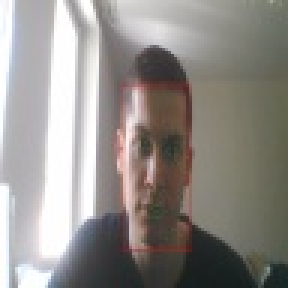
#> input picture data/gaze/p01/day01/2024_05_03-12_14_33-landmark.jpg, 96 x 96 px (shown 3 times larger)
$ python -i mpii_face_gaze_preprocessing.py   (imports and definitions only)
#> lines starting #> are read from the running program, lines starting #| are printed output that depends on the picture
from typing import Tuple

import cv2
import numpy as np
import skimage


# [38 lines left out: function get_matrices, not called in this run]


def equalize_hist_rgb(rgb_img: np.ndarray) -> np.ndarray:
    """
    Equalize the histogram of a RGB image.

    :param rgb_img: RGB image
    :return: equalized RGB image
    """
    ycrcb_img = cv2.cvtColor(rgb_img, cv2.COLOR_RGB2YCrCb)  # convert from RGB color-space to YCrCb
#> ycrcb_img: shape (96, 96, 3); mean of channels 0, 1, 2 142.9, 130.4, 125.1
    ycrcb_img[:, :, 0] = cv2.equalizeHist(ycrcb_img[:, :, 0])  # equalize the histogram of the Y channel
#> ycrcb_img: shape (96, 96, 3); mean of channels 0, 1, 2 128.6, 130.4, 125.1
    equalized_img = cv2.cvtColor(ycrcb_img, cv2.COLOR_YCrCb2RGB)  # convert back to RGB color-space from YCrCb
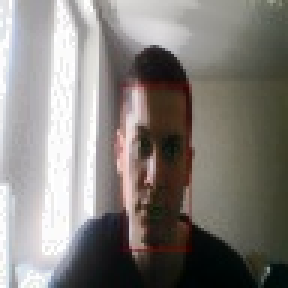
#> equalized_img: shape (96, 96, 3) (shown 3 times larger); mean R, G, B 131.9, 127.9, 123.4
    return equalized_img


# [37 lines left out: function normalize_single_image, not called in this run]

>>> import cv2
>>> picture = cv2.cvtColor(cv2.imread('../../data/gaze/p01/day01/2024_05_03-12_14_33-landmark.jpg'), cv2.COLOR_BGR2RGB)
>>> result = equalize_hist_rgb(picture)
